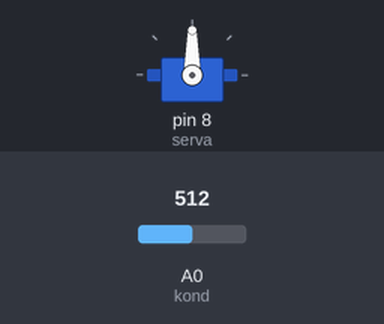
A sketch run on a simulated Arduino Uno, built with avr-gcc and run on an emulated ATmega328P. On the bench: servo. Inputs (shaded band) come from the test bench; at power-on: A0 (kond) = 512.

Above: at 1.2 s.
1.3 s: A0 (kond) set to 716
At 2.3 s:
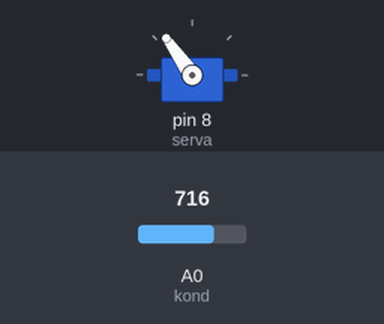
2.8 s: A0 (kond) set to 900
At 3.5 s:
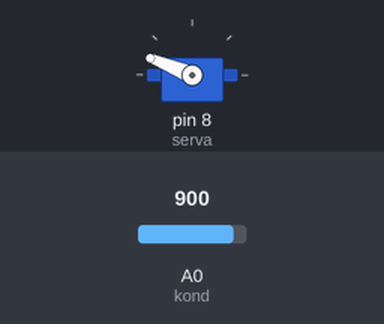
4.3 s: A0 (kond) set to 1023
At 4.6 s:
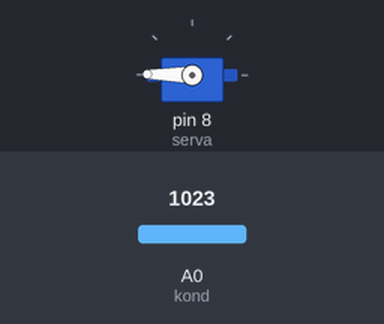
5.8 s: A0 (kond) set to 306
At 7.0 s:
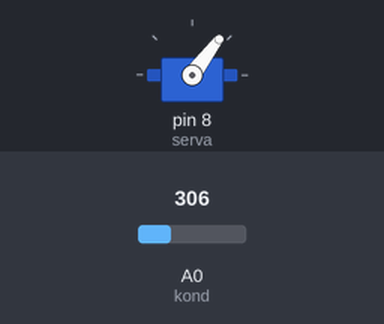
7.3 s: A0 (kond) set to 122
At 8.1 s:
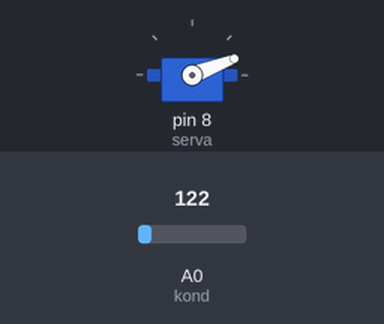
Timing chart, 0 to 9.8 s (numbered marks = the images above; inputs shaded):
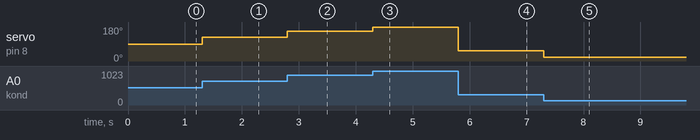

Measured:
- after the input at 1.3 s, servo on pin 8 (serva): 90° → 125° at once
- after the input at 2.8 s, servo on pin 8 (serva): 125° → 158° at once
- after the input at 4.3 s, servo on pin 8 (serva): 158° → 179° at once
- after the input at 5.8 s, servo on pin 8 (serva): 179° → 53° at once
- after the input at 7.3 s, servo on pin 8 (serva): 53° → 21° at once

The sketch:

YPOK_26_1.ino
```cpp
// Урок сигнализатор заряда
#include <Servo.h>  //подключается библиотека для управления серводвигателем
Servo serv;   // Присваиваем серводвигателю имя serv
int serva = 8; //Определяется номер пина к которому подключен серводвигатель
int kond = A0; // определяется номер входа для считывания уровня напряжения
int val=0, ugol=0; //задаются начальные значения переменным

void setup()
{
 serv.attach(serva); // подсоединяется серводвигатель к назначенному выводу
 }
void loop()
{
 val = analogRead(kond);//считываются значения напряжения с конденсатора
 Serial.println(val);  // вывод на последовательный порт значения с датчика
 ugol = map (val,0,1024,0,180); // перевод значения с датчика в углы поворота серводвигателя
 serv.write(ugol); // поворот серводвигателя на полученный угол
}
```
